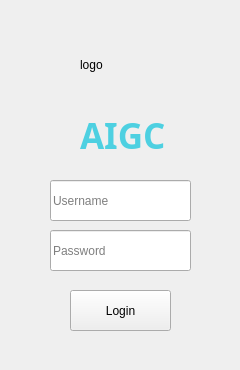
<?xml version="1.0" encoding="UTF-8"?>
<ui version="4.0">
    <class>MainWindow</class>
    <widget class="QMainWindow" name="MainWindow">
        <property name="enabled">
            <bool>true</bool>
        </property>
        <property name="geometry">
            <rect>
                <x>0</x>
                <y>0</y>
                <width>240</width>
                <height>370</height>
            </rect>
        </property>
        <property name="minimumSize">
            <size>
                <width>240</width>
                <height>370</height>
            </size>
        </property>
        <property name="maximumSize">
            <size>
                <width>240</width>
                <height>370</height>
            </size>
        </property>
        <property name="windowTitle">
            <string>MainWindow</string>
        </property>
        <property name="styleSheet">
            <string notr="true"/>
        </property>
        <widget class="QWidget" name="centralwidget">
            <widget class="QLineEdit" name="usernameField">
                <property name="geometry">
                    <rect>
                        <x>50</x>
                        <y>180</y>
                        <width>141</width>
                        <height>41</height>
                    </rect>
                </property>
                <property name="placeholderText">
                    <string>Username</string>
                </property>
            </widget>
            <widget class="QLineEdit" name="passwordField">
                <property name="geometry">
                    <rect>
                        <x>50</x>
                        <y>230</y>
                        <width>141</width>
                        <height>41</height>
                    </rect>
                </property>
                <property name="echoMode">
                    <enum>QLineEdit::Password</enum>
                </property>
                <property name="placeholderText">
                    <string>Password</string>
                </property>
            </widget>
            <widget class="QPushButton" name="loginBtn">
                <property name="geometry">
                    <rect>
                        <x>70</x>
                        <y>290</y>
                        <width>101</width>
                        <height>41</height>
                    </rect>
                </property>
                <property name="text">
                    <string>Login</string>
                </property>
            </widget>
            <widget class="QLabel" name="label">
                <property name="geometry">
                    <rect>
                        <x>80</x>
                        <y>120</y>
                        <width>101</width>
                        <height>31</height>
                    </rect>
                </property>
                <property name="font">
                    <font>
                        <family>Product Sans</family>
                        <pointsize>26</pointsize>
                        <weight>75</weight>
                        <italic>false</italic>
                        <bold>true</bold>
                    </font>
                </property>
                <property name="styleSheet">
                    <string notr="true">color: rgb(77, 208, 225);</string>
                </property>
                <property name="text">
                    <string>AIGC</string>
                </property>
            </widget>
            <widget class="QLabel" name="loginLogo">
                <property name="geometry">
                    <rect>
                        <x>80</x>
                        <y>20</y>
                        <width>90</width>
                        <height>90</height>
                    </rect>
                </property>
                <property name="text">
                    <string>logo</string>
                </property>
                <property name="scaledContents">
                    <bool>true</bool>
                </property>
                <property name="wordWrap">
                    <bool>false</bool>
                </property>
            </widget>
        </widget>
    </widget>
    <resources/>
    <connections/>
</ui>
